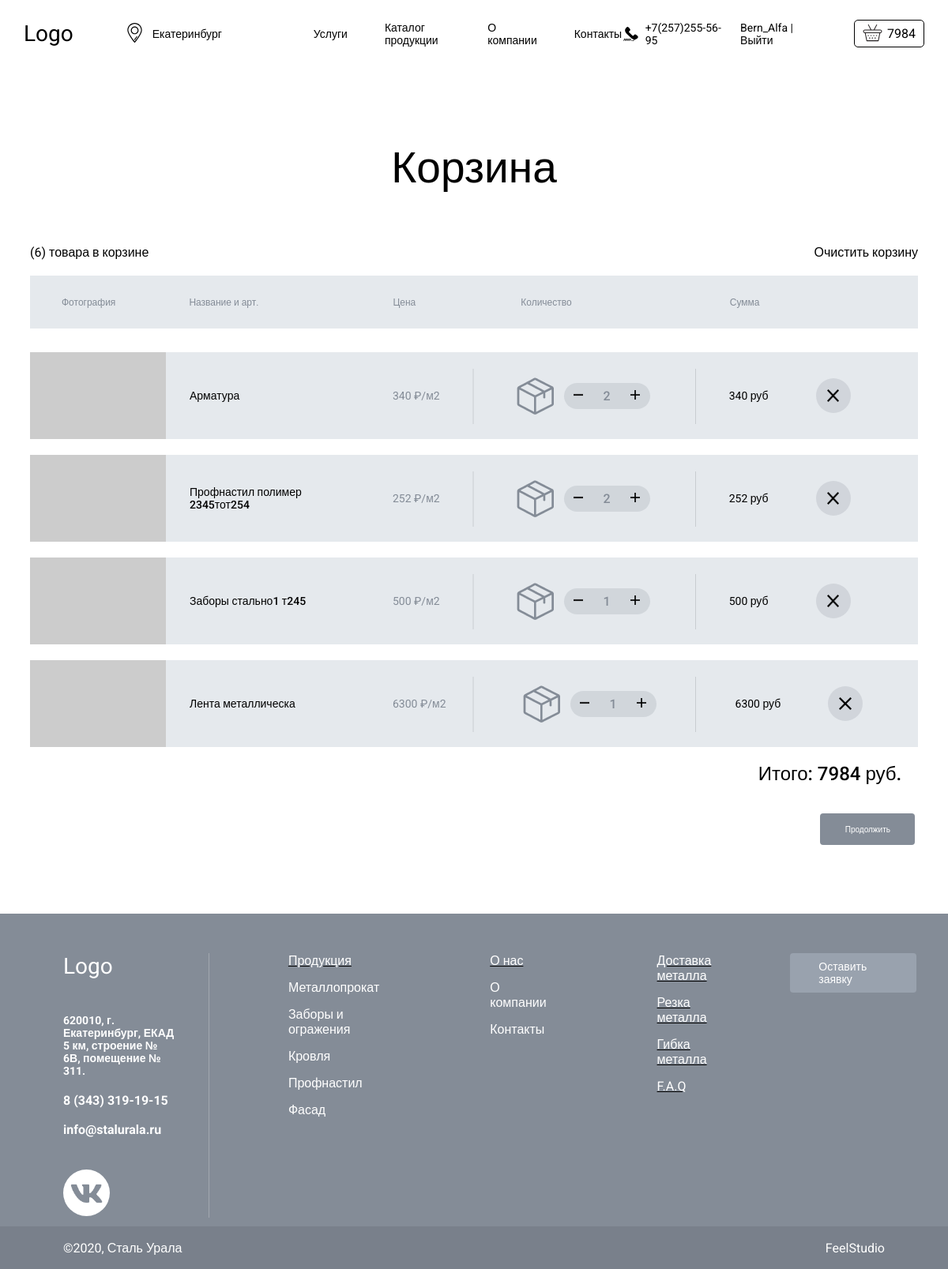
/basket/ (signed in), run on the app's committed database.
### users/models.py (models this page shows)
class User(AbstractUser):
    image = models.ImageField(upload_to='users_images', null=True, blank=True)

### UralsSteelStore/models.py (models this page shows, shortened)
class Basket(models.Model):
    user = models.ForeignKey(to=User, on_delete=models.CASCADE)
    product = models.ForeignKey(to=Goods, on_delete=models.CASCADE)
    quantity = models.PositiveSmallIntegerField(default=0)
    created_timestamp = models.DateTimeField(auto_now_add=True)
    objects = BasketQuerySet.as_manager()
    def sum(self):
        return self.product.price * self.quantity

class Goods(models.Model):
    category = models.ForeignKey('Category', on_delete=models.PROTECT, verbose_name='Категория')
    title = models.CharField(max_length=300, verbose_name='Наименование товара')
    slug = models.SlugField(max_length=200, db_index=True)
    description = models.TextField(blank=True)
    price = models.IntegerField(default=0)
    is_published = models.BooleanField(default=True, verbose_name='Опубликовано')
    created_at = models.DateTimeField(auto_now_add=True)
    updated_at = models.DateTimeField(auto_now=True)
    class Meta:
        verbose_name = 'Товар'
        verbose_name_plural = 'Товары'

### UralsSteelStore/views.py (the view)
# urls.py: path('basket/', basket, name='basket'),
@login_required(login_url='users:registration')
def basket(request):
    context = {'menu': menu, 'baskets': Basket.objects.filter(user=request.user), }
    if request.method == 'POST':
        form = BasketRequestForm(request.POST)
        if form.is_valid():
            print(memory['good_id_to_basket'], form.cleaned_data)
            orders_id = random.randint(3000, 10000)
            Orders.objects.create(
                orders_id=orders_id,
                id_of_products=[order for order in memory['good_id_to_basket']],
                customer_name=form.cleaned_data['full_name'],
                customer_email=form.cleaned_data['email'],
                customer_pay_way=form.cleaned_data['pay_radio'],
                customer_delivery_way=form.cleaned_data['delivery_radio'],
                customer_comment_to_order=form.cleaned_data['comment'],
                customer_phone_number=form.cleaned_data['phone_number'],
                customer_data_processing=form.cleaned_data['checkb'],
                user=request.user
            )
            baskets = Basket.objects.filter(user=request.user)
            for basket in baskets:
                basket.delete()
            return render(request, 'UralsSteelStore/success_order.html', context={'menu': menu, 'orders_id': orders_id})
    else:
        form = BasketRequestForm()
    context['form'] = form
    return render(request, 'UralsSteelStore/basket.html', context=context)

### UralsSteelStore/context_processors.py (called while the page is built)
def baskets(request):
    user = request.user
    return {'baskets': Basket.objects.filter(user=user) if user.is_authenticated else []}

### UralsSteelStore/models.py (called while the page is built)
    def total_sum(self):
        return sum([basket.sum() for basket in self])

    def total_quantity(self):
        return sum([basket.quantity for basket in self])

### UralsSteelStore/templates/UralsSteelStore/basket.html (shortened to what this page needs)
{% extends '../base.html' %}
{% load static %}
{% block title %}Корзина{% endblock %}
{% block kevas_razmer %}kevas-basket{% endblock %}
{% block header_basket %}{{ baskets.total_sum }}{% endblock %}
{% block content %}
<div class="container">
<div class="basket">
    <div class="basket_mini_info">
        <div class="basket_number">({{ baskets.total_quantity }}) товара в корзине</div>
        <a href="{% url 'basket_remove_all' %}" class="basket_no_style" style="color: black">Очистить корзину</a>
    </div>
    <ul class="basket_head_block">
        <li class="basket_head_block_photo_title">Фотография</li>
        <li class="basket_head_block_h1_title">Название и арт.</li>
        <li class="basket_head_block_price_title">Цена</li>
        <li class="basket_head_block_quantity_title">Количество</li>
        <li class="basket_head_block_sum_price_title">Сумма</li>
    </ul>
    <div class="basket_inner">
            {% for item in baskets %}
                <div class="basket_item">
                    <img src="https://via.placeholder.com/172x110" alt="good_img" class="basket_item_img">
                    <div class="basket_item_title">{{ item.product.title }}</div>
                    <div class="basket_item_price">{{ item.product.price }} ₽/м2 </div>
                    <div class="basket_item_quantity">
                        <img src="{% static 'UralsSteelStore/icons/box.png' %}" alt="box_icon" class="good_info_icon">
                        <div class="good_info_quantity">
                            <a href="{% url 'basket_quantity_remove' item.product.pk %}"><img src="{% static 'UralsSteelStore/icons/remove.png' %}" alt="remove" class="good_info_quantity_remove" width="12"></a>
                            <div class="good_info_quantity_number">{{ item.quantity }}</div>
                            <a href="{% url 'basket_add' item.product.pk %}"><img src="{% static 'UralsSteelStore/icons/plus.png' %}" alt="plus" class="good_info_quantity_plus" width="12"></a>
                        </div>
                    </div>
                    <div class="basket_item_sum_price">{{ item.product.price }} руб</div>
                    <form action="" method="post">
                        <a href="{% url 'basket_remove' item.pk %}" class="basket_item_del_btn">
                            <img src="{% static 'UralsSteelStore/icons/x.png' %}" alt="x" class="basket_item_del_btn_img">
                        </a>
                </div>
            {% endfor %}
    <div class="basket_total_price">
        Итого: {{ baskets.total_sum }} руб.
    </div>
    <a href="#" class="basket_continue_btn">
        Продолжить
    </a>
</div>
</div>
</div>
{% endblock %}

### UralsSteelStore/templates/base.html (shortened to what this page needs)
{% load static %}
<!DOCTYPE html>
<html lang="en">
<head>
    <link rel="stylesheet" href="{% static 'UralsSteelStore/css/style.css' %}">
</head>
<body>
<div class="container">
<div class="{% block kevas_razmer %}kevas{% endblock %}">
    <div class="header">
        <div class="header_left">
            <a class="logo" href="{% url 'home' %}">Logo</a>
            <div class="header_location">
                <a href="#"><img src="{% static 'UralsSteelStore/icons/header/location.svg' %}" width="25" alt="location-icon"></a>
                <a class="header_city" href="#">Екатеринбург</a>
            </div>
            <div class="header_menu">
                {% for item in menu %}
                    <a class="header_menu_item" href="{% url item.url_name %}">{{ item.title }}</a>
                {% endfor %}
            </div>
        </div>
        <div class="header_right">
            <div class="header_phone">
                <img class="header_phone_icon" src="{% static 'UralsSteelStore/icons/header/phone.svg' %}" width="25" height="18" alt="phone-icon">
                <a class="header_number" href="#">+7(257)255-56-95</a>
            </div>
            <div class="header_auth_reg">
                {% if request.user.is_authenticated %}
                {{ user.username }} | <a href="{% url 'users:logout' %}" style="color: black">Выйти</a>
                {% else %}
                <a href="{% url 'users:registration' %}" class="header_auth">Регистрация</a> | <a href="{% url 'users:authorisation' %}" class="header_reg">Войти</a>
                {% endif %}
            </div>
            <div class="header_basket">
                <a href="{% url 'basket' %}"><img src="{% static 'UralsSteelStore/icons/header/basket.svg' %}" width="25" alt="basket-icon"></a>
                <div class="header_basket_sum_price">{% block header_basket %}{% endblock %}</div>
            </div>
        </div>
    </div>
    <div class="kevas_short_inf">
            <div class="{% block kevas_title %}kevas_title{% endblock %}">{% block title %}Сталь Урала{% endblock %}</div>
    </div>
</div>
</div>
{% block content %}
{% endblock %}
<div class="container">
<footer class="footer">
    <div class="footer_inner">
        <div class="footer_info">
            <div class="logo logo_footer">Logo</div>
            <div class="footer_addres">
                620010, г. Екатеринбург, ЕКАД 5 км, строение № 6В, помещение № 311.
            </div>
            <div class="footer_number">8 (343) 319-19-15</div>
            <div class="footer_email">info@stalurala.ru</div>
            <img src="{% static 'UralsSteelStore/icons/footer/vk.png' %}" class="footer_vk_icon" alt="vk_icon" width="58px">
        </div>
        <div class="footer_links">
            <div class="footer_productions">
                <span><a class="footer_links_item" href="#">Продукция</a></span>
                <a class="footer_links_item" href="#">Металлопрокат</a>
                <a class="footer_links_item" href="#">Заборы и огражения</a>
                <a class="footer_links_item" href="#">Кровля</a>
                <a class="footer_links_item" href="#">Профнастил</a>
                <a class="footer_links_item" href="#">Фасад</a>
            </div>
            <div class="footer_about_us">
                <span><a class="footer_links_item" href="#">О нас</a></span>
                <a class="footer_links_item" href="#">О компании</a>
                <a class="footer_links_item" href="#">Контакты</a>
            </div>
            <div class="footer_services">
                <span><a class="footer_links_item" href="#">Доставка металла</a></span>
                <span><a class="footer_links_item" href="{% url 'metal_cutting' %}">Резка металла</a></span>
                <span><a class="footer_links_item" href="#">Гибка металла</a></span>
                <span><a class="footer_links_item" href="#">F.A.Q</a></span>
            </div>
        </div>
        <a href="#" class="footer_btn" data-modal="#modal_form_request">
            Оставить заявку
        </a>
    </div>
    <div class="footer_down">
        <a href="#" class="footer_company_name">©2020, Сталь Урала</a>
        <a href="#" class="footer_studio_link">FeelStudio</a>
    </div>
</footer>
</div>
</body>
</html>

### data on the page
User: username "Bern_Alfa"
Basket: total_sum "7984", total_quantity "6", product "Арматура", product.price "340", quantity "2"
Basket: product "Профнастил полимер 2345тот254", product.price "252", quantity "2"
Basket: product "Заборы стально1 т245", product.price "500", quantity "1"
Basket: product "Лента металлическа", product.price "6300", quantity "1"

### other printed values
{{ item.title }} "Услуги" "Каталог продукции" "О компании" "Контакты"
